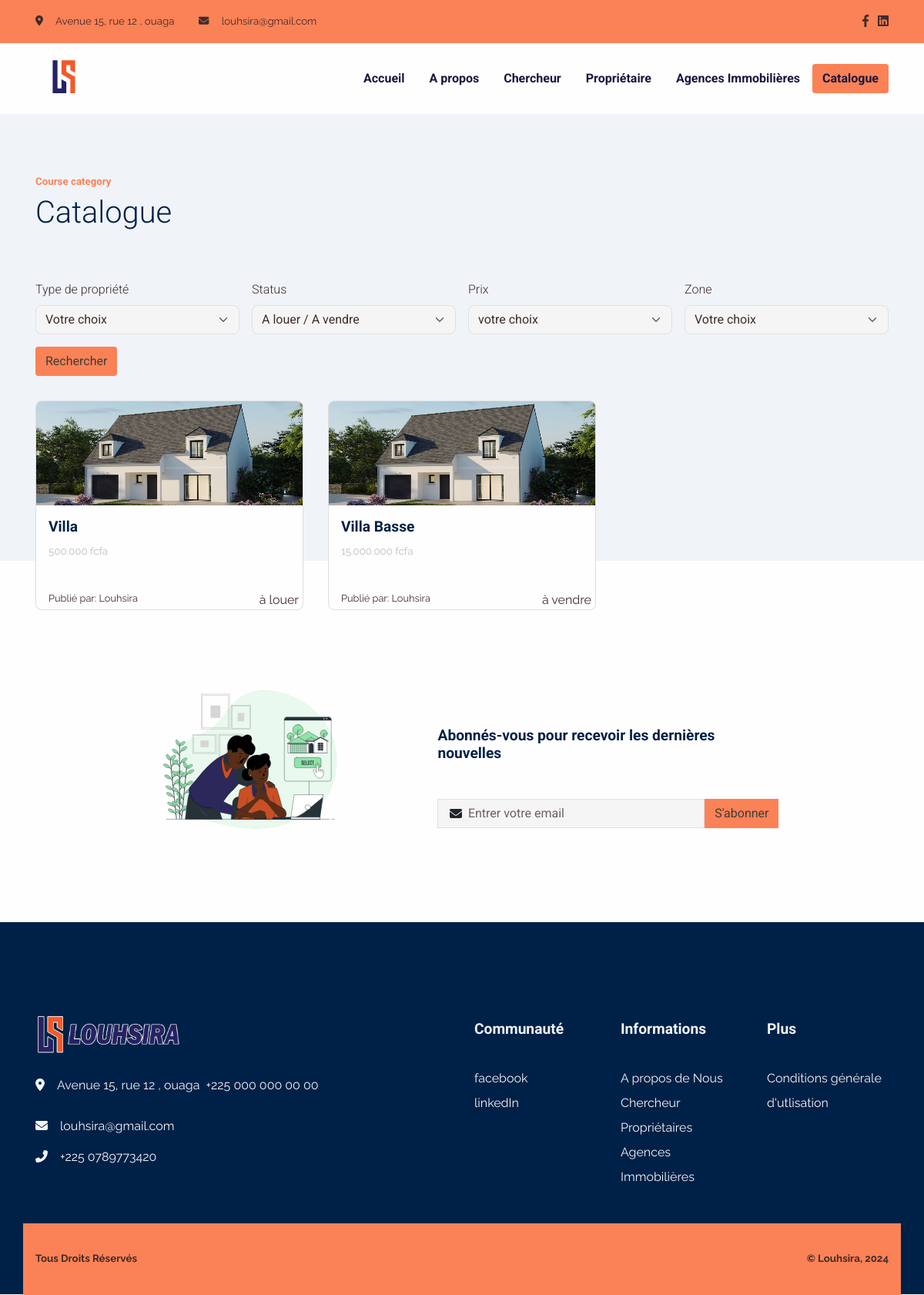
Page /catalogue on the committed database.
### app/models.py (models this page shows, shortened)
class Convention(models.Model):
    created_at = models.DateTimeField(auto_now=False, auto_now_add=True)
    update_at = models.DateTimeField(auto_now=True, auto_now_add=False)
    publish = models.BooleanField(default=False)
    class Meta:
        abstract = True

class Social(Convention):
    name = models.CharField(max_length=150, blank=True, null=True)
    icon = models.CharField(max_length=150, blank=True, null=True)
    link = models.URLField(max_length = 200)
    class Meta:
        verbose_name = "Réseaux Social"
        verbose_name_plural = "Réseaux Sociaux"

class configuration(Convention):
    name = models.CharField(max_length = 150, blank=True, null=True)
    vendor_title = models.CharField(max_length = 150, blank=True, null=True)
    location_title = models.CharField(max_length = 150, blank=True, null=True)
    about_title = models.CharField(max_length = 150, blank=True, null=True)
    why_choose_title = models.CharField(max_length = 150, blank=True, null=True)
    newsletter_title = models.CharField(max_length = 150, blank=True, null=True)
    newsletter_text = models.TextField()
    newsletter_picture = models.FileField(upload_to=LOGO_SITE_PATH, max_length = 100)
    copy_right = models.CharField(max_length = 150, blank=True, null=True)
    logo = models.FileField(upload_to=LOGO_SITE_PATH , max_length = 100, blank=True, null=True)
    logo2 = models.FileField(upload_to=LOGO_SITE_PATH , max_length = 100, blank=True, null=True)
    class Meta:
        verbose_name = "Configuration du site"
        verbose_name_plural = "Configuration du site"

### propriete/models.py (models this page shows, shortened)
class Proprietes(Convention):
    titre_annonce = models.CharField(max_length=220, blank=True, null=True)
    proprietaire = models.CharField(max_length=220, blank=True, null=True)
    proprietaire_contact = models.CharField(max_length=220, blank=True, null=True)
    type_propriete = models.ForeignKey(TypePropriete, on_delete=models.DO_NOTHING, related_name="type_propriete_related")
    prix_propriete = models.CharField(max_length=220, blank=True, null=True)
    adresse_propriete = models.CharField(max_length=220, blank=True, null=True)
    localite = models.ForeignKey(Localite, on_delete=models.DO_NOTHING, related_name="localite_propriete")
    annee_construction = models.DateField(auto_now=False, auto_now_add=False)
    nbre_chambre = models.IntegerField()
    nbre_salle_bain = models.IntegerField()
    description = HTMLField()
    status = models.CharField(max_length=15, choices=STATUS_CHOICES)
    caracteristique_speciale = models.ManyToManyField(CaracteristiqueMaison)
    pictures = models.ManyToManyField(Photo)
    class Meta:
        verbose_name = 'Les Propriétés'
        verbose_name_plural = 'Les Propriétés'

class Photo(Convention):
    title = models.CharField(max_length=220, blank=True, null=True)
    picture = models.FileField(upload_to=PICTURE_PATH, max_length = 200, blank=True, null=True)
    class Meta:
        verbose_name = 'Photo des Proprietes'
        verbose_name_plural = 'Photo des Proprietes'

### app/views.py (the view, shortened to what this page needs)
# urls.py: path('catalogue', catalogue, name="catalogue"),
def catalogue(request):
    get_all__properties = get_all_properties({'publish': True, })
    get_socials = get_social({'publish':True})
    get_configs = get_config({'publish':True})
    get_localites = get_localite({'publish':True})
    get_type_proprietes = get_all_type_propriete({'publish':True})
    template_name = "app/layout/catalogue.html"
    context = {
        'page': "LOUSHIRA | Catalogue",
        'get_socials': get_socials,
        'get_configs': get_configs,
        'get_all__properties': get_all__properties,
        'get_localites': get_localites,
        'get_type_proprietes': get_type_proprietes
    }
    return render(request, template_name, context)

### app/functions.py (called while the page is built)
def get_config(data=dict()):
    return configuration.objects.filter(**data).first()

def get_localite(data=dict()):
    return Localite.objects.filter(**data)

def get_all_type_propriete(data=dict()):
    return TypePropriete.objects.all()

def get_social(data=dict()):
    return Social.objects.filter(**data)

def get_all_properties(data=dict()):
    return Proprietes.objects.filter(**data)

### templates/app/layout/catalogue.html (shortened to what this page needs)
{% extends "app/base/base.html" %}
{% load static %}
{% block content %}
      <section class="pb-11 pt-7 bg-600">
        <div class="container">
          <div class="row">
            <div class="col-12">
              <h6 class="font-sans-serif text-primary fw-bold">Course category</h6>
              <h1 class="mb-6">Catalogue</h1>
              <form method="get" action="/catalogue" class="row g-3">
                <div class="col-sm-6 col-md-3">
                  <label class="form-label" for="inputCategories">Type de propriété</label>
                  <select class="form-select" id="inputCategories" name="type_propriete">
                    <option selected="selected">Votre choix</option>
                  </select>
                </div>
                <div class="col-sm-6 col-md-3">
                  <label class="form-label" for="inputLevel">Status</label>
                  <select class="form-select" id="inputLevel" name="status">
                    <option selected="selected">A louer / A vendre</option>
                  </select>
                </div>
                <div class="col-sm-6 col-md-3">
                  <label class="form-label" for="inputLanguage">Prix</label>
                  <select class="form-select" id="inputLanguage" name="prix_propriete">
                    <option selected="selected">votre choix</option>
                  </select>
                </div>
                <div class="col-sm-6 col-md-3">
                  <label class="form-label" for="inputInstructor">Zone</label>
                  <select class="form-select" id="inputInstructor" name="localite">
                    <option selected="selected">Votre choix </option>
                  </select>
                </div>
                <div class="col-auto z-index-2">
                  <button class="btn btn-primary" type="submit">Rechercher</button>
                </div>
              </form>
            </div>
          </div>
        </div>
      </section>
      <section class="pb-0" style="margin-top:-17rem">
        <div class="container">
          <div class="row">
            {% for house in get_all__properties %}
            <div class="col col-md-4 col-sm-6 col-xs-6 mb-4">
                <div class="card h-100">
                  <img class="card-img-top h-50 w-100" src="{{ house.pictures.all.first.picture.url }}" alt="courses" />
                    <div class="card-body">
                    <h5 class="font-sans-serif fw-bold fs-md-0 fs-lg-1">{{house.titre_annonce}}</h5>
                    <a class="text-muted fs--1 stretched-link text-decoration-none" href="{% url 'home-detail' house.id %}">{{ house.prix_propriete }}</a>
                  </div>
                  <div class="d-flex justify-content-between ms-3" style="margin-right: 5px;">
                    <span class="fa-span">Publié par: {{house.proprietaire}}</span> <span>{{house.status}}</span>
                  </div>
                  </div>
                </div>
                {% endfor %}
          </div>
        </div>
        <j
      </section>
{% include "app/includes/_email_sub.html" %}
{% endblock %}

### templates/app/base/base.html (shortened to what this page needs)
{% load static %}
<!DOCTYPE html>
<html lang="en-US" dir="ltr">
  <head>
    <link href="{% static 'app/assets/css/select2-bootstrap-5-theme.min.css' %}" rel="stylesheet" />
    <link href="{% static 'app/assets/css/theme.css' %}" rel="stylesheet" />
    <link href="{% static 'app/assets/css/style.css' %}" rel="stylesheet" />
    <link href="{% static 'app/assets/css/slick.css' %}" rel="stylesheet" />
    <link href="{% static 'app/assets/css/slick-theme.css' %}" rel="stylesheet" />
  </head>
  <body>
    <main class="main" id="top">
      <section class="bg-primary py-2 d-none d-sm-block">
        <div class="container">
          <div class="row align-items-center">
            <div class="col-auto d-none d-lg-block">
              <p class="my-2 fs--1"><i class="fas fa-map-marker-alt me-3"></i><span>Avenue 15, rue 12 , ouaga </span></p>
            </div>
            <div class="col-auto ms-md-auto order-md-2 d-none d-sm-block">
              <ul class="list-unstyled list-inline my-2">
                {% for social in get_socials %}
                  <li class="list-inline-item"><a class="text-decoration-none" href="{{social.link}}"><i class="{{social.icon}} text-900"></i></a></li>
                {% endfor %}
              </ul>
            </div>
            <div class="col-auto">
              <p class="my-2 fs--1"><i class="fas fa-envelope me-3"></i><a class="text-900" href="mailto:loushira.contact@gmail.com">louhsira@gmail.com </a></p>
            </div>
          </div>
        </div>
      </section>
      <nav class="navbar navbar-expand-lg navbar-light sticky-top py-3 d-block" data-navbar-on-scroll="data-navbar-on-scroll">
        <div class="container"><a class="navbar-brand" href="{% url 'welcome' %}"><img src="{{get_configs.logo.url}}" height="60" alt="logo" /></a>
          <div class="collapse navbar-collapse border-top border-lg-0 mt-4 mt-lg-0" id="navbarSupportedContent">
            <ul class="navbar-nav ms-auto pt-2 pt-lg-0 font-base">
              <li class="nav-item px-2"><a class="nav-link active fw-bold" style="color:#18163d" aria-current="page" href="{% url 'welcome' %}">Accueil</a></li>
              <li class="nav-item px-2"><a class="nav-link fw-bold" style="color:#18163d" aria-current="page" href="{% url 'about' %}">A propos</a></li>
              <li class="nav-item px-2"><a class="nav-link fw-bold" style="color:#18163d" aria-current="page" href="{% url 'home-searcher' %}">Chercheur</a></li>
              <li class="nav-item px-2"><a class="nav-link fw-bold" style="color:#18163d" aria-current="page" href="{% url 'owner-page' %}">Propriétaire</a></li>
              <li class="nav-item px-2"><a class="nav-link fw-bold" style="color:#18163d" aria-current="page" href="{% url 'agence' %}">Agences Immobilières</a></li>
            </ul><a class="btn btn-primary order-1 order-lg-0 fw-bold" style="color:#18163d" href="{% url 'catalogue' %}">Catalogue</a>
          </div>
        </div>
      </nav>
    {% block content %}
    {% endblock content %}
      <section class="bg-secondary" style=" padding-top: 7.5rem;padding-bottom: 7.5rem; font-style: normal;">
        <div class="container">
          <div class="row">
            <div class="col-12 col-sm-12 col-lg-6 mb-4 order-0 order-sm-0"><a class="text-decoration-none" href="{% url 'welcome' %}"><img src="{{get_configs.logo2.url}}" height="51"  alt="" /></a>
              <p class="text-light my-4"> <i class="fas fa-map-marker-alt me-3"></i>Avenue 15, rue 12 , ouaga  &nbsp;</span><a class="text-light text-200" href="tel:+604-680-9785">+225 000 000 00 00</a></p>
              <p class="text-light"> <i class="fas fa-envelope me-3"> </i><a class="text-light text-200" href="mailto:loushira.contact@gmail.com">louhsira@gmail.com</a></p>
              <p class="text-light"> <i class="fas fa-phone-alt me-3"></i><a class="text-light text-200" href="tel:+225 0789773420">+225 0789773420</a></p>
            </div>
            <div class="col-6 col-sm-4 col-lg-2 mb-3 order-2 order-sm-1">
              <h5 class="lh-lg fw-bold mb-4 text-light font-sans-serif">Communauté</h5>
              <ul class="list-unstyled mb-md-4 mb-lg-0">
                {% for socials in get_socials %}
                  <li class="lh-lg"><a class="text-200" href="{{socials.link}}">{{socials.name}}</a></li>
                {% endfor %}
              </ul>
            </div>
            <div class="col-6 col-sm-4 col-lg-2 mb-3 order-3 order-sm-2">
              <h5 class="lh-lg fw-bold text-light mb-4 font-sans-serif">Informations</h5>
              <ul class="list-unstyled mb-md-4 mb-lg-0">
                <li class="lh-lg"><a class="text-200" href="{% url 'about' %}">A propos de Nous</a></li>
                <li class="lh-lg"><a class="text-200" href="{% url 'home-searcher' %}">Chercheur</a></li>
                <li class="lh-lg"><a class="text-200" href="{% url 'owner-page' %}">Propriétaires</a></li>
                <li class="lh-lg"><a class="text-200" href="{% url 'agence' %}">Agences Immobilières</a></li>
              </ul>
            </div>
            <div class="col-6 col-sm-4 col-lg-2 mb-3 order-3 order-sm-2">
              <h5 class="lh-lg fw-bold text-light mb-4 font-sans-serif">Plus</h5>
              <ul class="list-unstyled mb-md-4 mb-lg-0">
                <li class="lh-lg"><a class="text-200" href="{% url 'condition-generale-utilisation' %}">Conditions générale d'utlisation</a></li>
              </ul>
            </div>
          </div>
        </div>
      </section>
      <section class="py-0" style="margin-top: -5.8rem;">
        <div class="container bg-primary">
          <div class="row justify-content-md-between justify-content-evenly py-4">
            <div class="col-12 col-sm-8 col-md-6 col-lg-auto text-center text-md-start">
              <p class="fs--1 my-2 fw-bold">{{get_configs.copy_right}}</p>
            </div>
            <div class="col-12 col-sm-8 col-md-6">
              <p class="fs--1 my-2 text-center text-md-end fw-bold">
                © Louhsira, 2024
              </p>
            </div>
          </div>
        </div>
      </section>
    </main>
    <link href="{% static 'app/assets/css/multiple.css' %}" rel="stylesheet" />
  <link rel="stylesheet" href="https://unpkg.com/vue-multiselect@2.1.0/dist/vue-multiselect.min.css">
  <link href="https://cdn.jsdelivr.net/npm/tom-select@2.4.1/dist/css/tom-select.css" rel="stylesheet">
  </body>
</html>

### templates/app/includes/_email_sub.html (shortened to what this page needs)
<section>
  <div id="news_letter" class="container" style="font-style: normal;">
    <div class="row align-items-center d-flex justify-content-center">
      <div class="col-md-6 col-lg-4 mb-5"><img src="{{get_configs.newsletter_picture.url}}" width="280" alt="cta" /></div>
      <div class="col-md-6 col-lg-5">
        <h5 class="text-secondary font-sans-serif fw-bold">{{get_configs.newsletter_text}}</h5>
        <form class="row g-0 align-items-center">
          <div class="col">
            <div class="input-group-icon">
              <input class="form-control form-little-squirrel-control" type="email" placeholder="Entrer votre email " aria-label="email" v-model="email" /><i class="fas fa-envelope input-box-icon"></i>
            </div>
          </div>
          <div class="col-auto">
            <button class="btn btn-primary rounded-0" type="submit" @click.prevent="sendNewLettrData()">S'abonner</button>
          </div>
        </form>
      </div>
    </div>
  </div>
</section>

### static/app/assets/css/style.css (style rules this page uses)
body { font-style: normal; }
p { font-family: "Roboto" important!; }
.fa-span { font-size: 0.8rem; }

### templates/app/base/base.html (style rules this page uses)
html, body { margin: 0; padding: 0; }
* { box-sizing: border-box; }

### rows in the picture
Social: name "facebook"
Social: name "linkedIn"
configuration: logo (picture), newsletter_picture (picture), newsletter_text "Abonnés-vous pour recevoir les dernières nouvelles", logo2 (picture), copy_right "Tous Droits Réservés"
Proprietes: pictures.all.first.picture (picture), titre_annonce "Villa", prix_propriete "500.000 fcfa", proprietaire "Louhsira", status "à louer"
Proprietes: pictures.all.first.picture (picture), titre_annonce "Villa Basse", prix_propriete "15.000.000 fcfa", proprietaire "Louhsira", status "à vendre"
